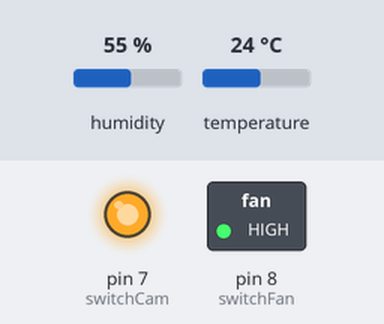
The sketch below on a simulated Arduino Uno, built for the host (arithmetic inside an expression is 32-bit, double 64-bit). On the bench: switched loads named in the sketch (green lamp = pin HIGH), output pins drawn as LEDs (lit = HIGH). Inputs (shaded band) come from the test bench; at power-on: humidity 55 %, temperature 24 °C. What the sketch prints to the serial monitor is not drawn.

Above: at 0.1 s.
Timing chart, 0 to 1.6 s (numbered marks = the images above):
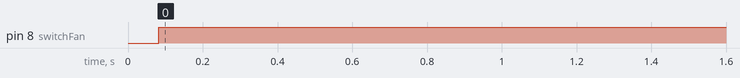

The sketch:

nb-rivi-v01.ino
```cpp
#include <EtherCard.h>
#include <DHT.h>
static byte mymac[] = { 0x74,0x69,0x69,0x2D,0x30,0x21 };
static byte myip[] = { 192,168,1,153 };
static byte gwip[] = { 192,168,1,1 };
static byte hisip[] = { 80,94,55,175 };

byte Ethernet::buffer[700];
static uint32_t timer;
const char website[] PROGMEM = "pastwo.ddns.net";

#define DHTTYPE DHT11
DHT dhtGaraz(9, DHTTYPE);
String tempGaraz;

int switchCam = 7;
int switchFan = 8;

void setup () {
  Serial.begin(9600);
  delay(10);

  Serial.println("Starting...");

  pinMode(switchCam, OUTPUT);
  pinMode(switchFan, OUTPUT);
  digitalWrite(switchCam, HIGH);

  ether.hisport = 82;
  if (ether.begin(sizeof Ethernet::buffer, mymac, 10) == 0){
    Serial.println(F("Failed to access Ethernet controller"));
  }
  //ether.staticSetup(myip, gwip);


if (!ether.dhcpSetup())
  {
    Serial.println("Failed to get configuration from DHCP");
    while(1);
  }
  else
    Serial.println("DHCP configuration done");

  if (!ether.dnsLookup(website))
  {
    Serial.println("DNS failed");
    while(1);
  }
  else
    Serial.println("DNS resolution done");

  ether.printIp("SRV IP:\t", ether.hisip);


  ether.copyIp(ether.hisip, hisip);

  ether.printIp("My IP: ", ether.myip);
  ether.printIp("Server: ", ether.hisip);

  while (ether.clientWaitingGw())
    ether.packetLoop(ether.packetReceive());
  Serial.println("Gateway found");

  dhtGaraz.begin();
}

void loop () {
  ether.packetLoop(ether.packetReceive());

  if (millis() > timer) {
    timer = millis() + (300000);
    char buff[128]="";

    sprintf (buff, "index.php?action=multi&type1=5&temp1=%d&humidity1=%d&id=6", (int)dhtGaraz.readTemperature(), (int)dhtGaraz.readHumidity() );
    Serial.println(buff);

    ether.browseUrl(PSTR("/"), buff, website, my_callback);
    tempGaraz = dhtGaraz.readTemperature();
    if(tempGaraz.toInt()>27){
      digitalWrite(switchFan, LOW);
    } else {
      digitalWrite(switchFan, HIGH);
    }
  }
}

void my_callback(byte status, word off, word len) {
   char * buff;
   Ethernet::buffer[off+len] = 0;
   buff = strtok((char*) Ethernet::buffer + off, "#");
   Serial.println("parstujem kameru");

   //Serial.println(buff);
   char *s;
   s = strstr(buff, "pastwo1pastwo");
   if (s != NULL){
     Serial.println("zapinam kameru");
     digitalWrite(switchCam, HIGH);
   }else{
     digitalWrite(switchCam, LOW);
     Serial.println("vypinam kameru");
   }
}
```

Measured:
- by itself, pin 8 (switchFan): LOW → HIGH at 0.08 s
